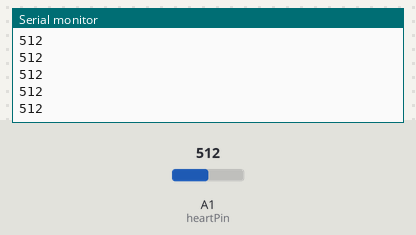
Bench run of a sketch on a simulated Arduino Uno, built with avr-gcc and run on an emulated ATmega328P. Shown: the last lines printed to the serial monitor. Inputs (shaded band) come from the test bench; at power-on: A1 (heartPin) = 512.

Above: at 1.2 s.
1.3 s: A1 (heartPin) set to 716
At 2.4 s:
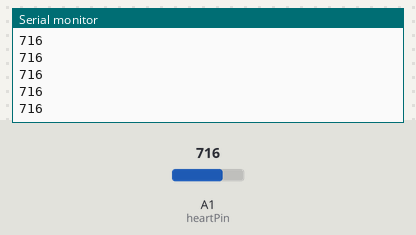
2.8 s: A1 (heartPin) set to 900
At 3.6 s:
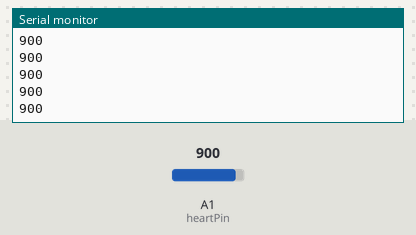
Timing chart, 0 to 5.8 s (numbered marks = the images above; inputs shaded):
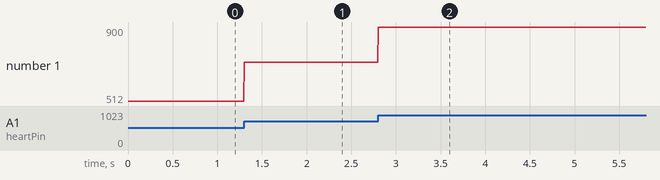

The sketch:

Arduino-ADC-Sampler.ino
```cpp
// Samples ADC at 250Hz (4ms)

#define PERIOD 4000  // period in us

unsigned long last_us = 0L;
unsigned long starttime = 0L;
unsigned long endtime = 0L;
const int heartPin = A1;

void setup (){
  Serial.begin(115200);
}


void loop (){
  if (micros () - last_us > PERIOD){
    last_us += PERIOD ;
    sample () ;
  }
}

void sample (){
  int heartValue = analogRead(heartPin);
  Serial.println(heartValue);
}
```

Measured:
- after the input at 1.3 s, the serial monitor: prints a new line at once (image 1)
- after the input at 2.8 s, the serial monitor: prints a new line at once (image 2)
- plotted number 1: 512 → 716 after the input at 1.3 s, 716 → 900 after the input at 2.8 s
